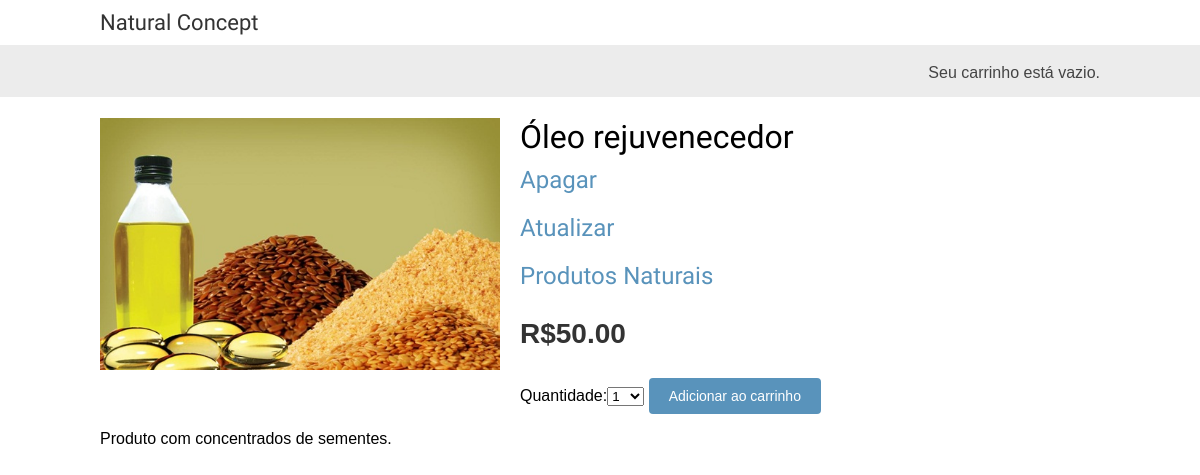
The app's page /1/oleo-rejuvenecedor/, older data.
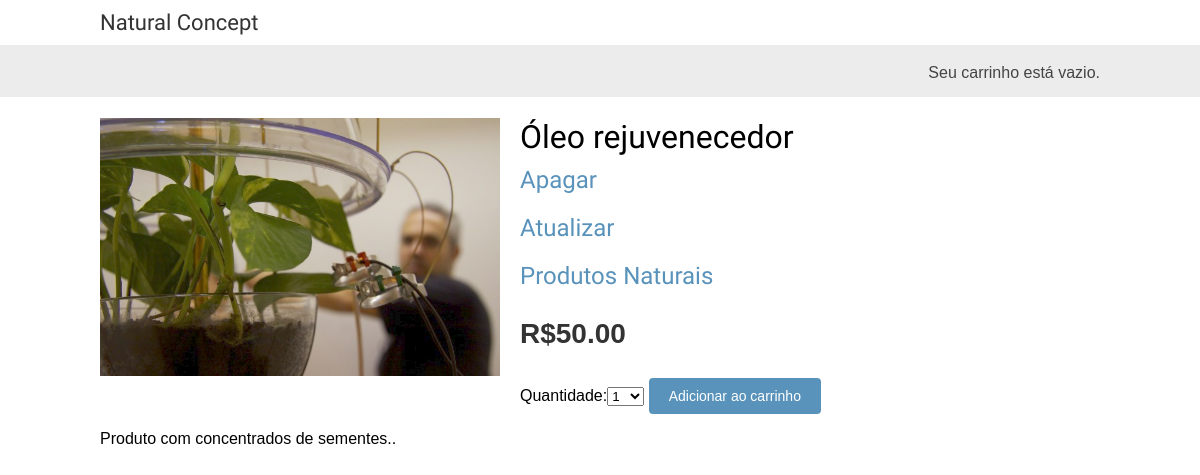
The same page, newer data.
### shop/models.py (models this page shows, shortened)
class Product(models.Model):
    category = models.ForeignKey(Category, verbose_name="Categoria", related_name='products')
    name = models.CharField("Nome", max_length=200, db_index=True)
    slug = models.SlugField("Slug", max_length=200, db_index=True)
    image = models.ImageField("Imagem", upload_to='products/%Y/%m/%d', blank=True)
    description = models.TextField("Descrição", blank=True)
    price = models.DecimalField("Preço", max_digits=10, decimal_places=2)
    stock = models.PositiveIntegerField("Estoque")
    available = models.BooleanField("Disponivel", default=True)
    created = models.DateTimeField("Criado em", auto_now_add=True)
    updated = models.DateTimeField("Atualizado em", auto_now=True)
    class Meta:
        ordering = ('-created',)
        index_together = (('id', 'slug'),)
        verbose_name = "Produto"
        verbose_name_plural = "Produtos"

class Category(models.Model):
    name = models.CharField(max_length=200, db_index=True)
    slug = models.SlugField(max_length=200, db_index=True, unique=True)
    class Meta:
        ordering = ('name',)
        verbose_name = 'Categoria'
        verbose_name_plural = 'Categorias'
    def __str__(self):
        return self.name
    def get_absolute_url(self):
        return reverse('shop:product_list_by_category', args=[self.slug])

### shop/views.py (the view)
# urls.py: url(r'^(?P<id>\d+)/(?P<slug>[-\w]+)/$', views.product_detail, name='product_detail'),
def product_detail(request, id, slug):
    product = get_object_or_404(Product, id=id, slug=slug, available=True)
    cart_product_form = CartAddProductForm()
    return render(request,
                  'shop/product/detail.html',
                  {'product': product,
                   'cart_product_form': cart_product_form})

### cart/forms.py
class CartAddProductForm(forms.Form):
    quantity = forms.TypedChoiceField(label="Quantidade",
                                      choices=PRODUCT_QUANTITY_CHOICES,
                                      coerce=int)
    update = forms.BooleanField(required=False,
                                initial=False,
                                widget=forms.HiddenInput)

### cart/cart.py (called while the page is built)
    def __len__(self):
        return sum(item['quantity'] for item in self.cart.values())

### cart/context_processors.py (called while the page is built)
def cart(request):
    return {'cart': Cart(request) }

### shop/templates/shop/product/detail.html (shortened to what this page needs)
{% extends "shop/base.html" %}
{% load static %}
{% block content %}
    <div class="product-detail">
        <img src="{% if product.image %}{{ product.image.url }}{% else %}{% static "img/no_image.png" %}{% endif %}">
        <h1>{{ product.name }}</h1>
        <h2><a href="{% url 'shop:product_delete' product.id product.slug %}">Apagar</a></h2>
        <h2><a href="{% url 'shop:product_update' product.id product.slug %}">Atualizar</a></h2>
        <h2><a href="{{ product.category.get_absolute_url }}">{{ product.category }}</a></h2>
        <p class="price">R${{ product.price }}</p>
        <form action="{% url "cart:cart_add" product.id %}" method="post">
            {{ cart_product_form }}
            <input type="submit" value="Adicionar ao carrinho">
        </form>
        {{ product.description|linebreaks }}
    </div>
{% endblock %}

Row changes from the older to the newer data that the page shows:
changed Product "Óleo rejuvenecedor": image: a different picture; description "Produto com concentrados de sementes." → "Produto com concentrados de sementes.."
